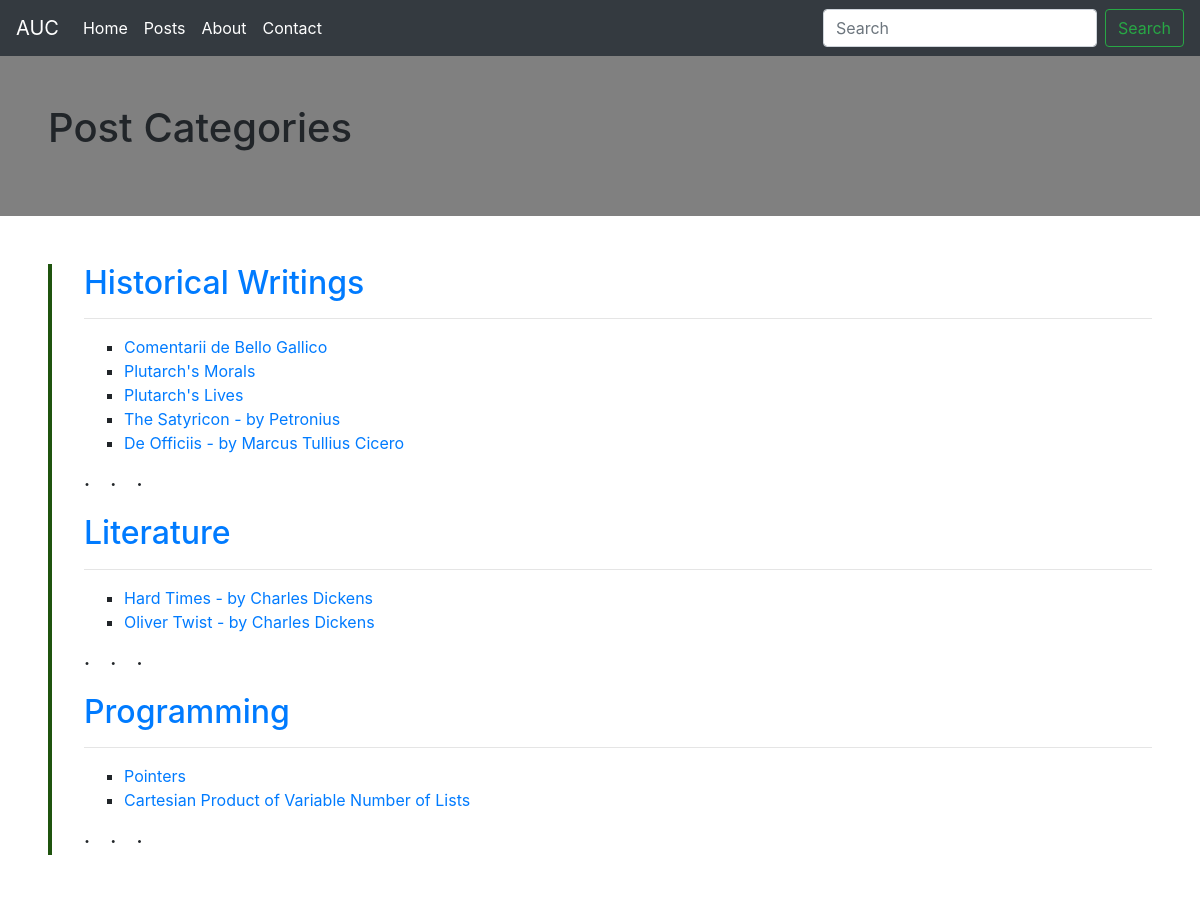
The page /posts/ on the database as committed earlier.
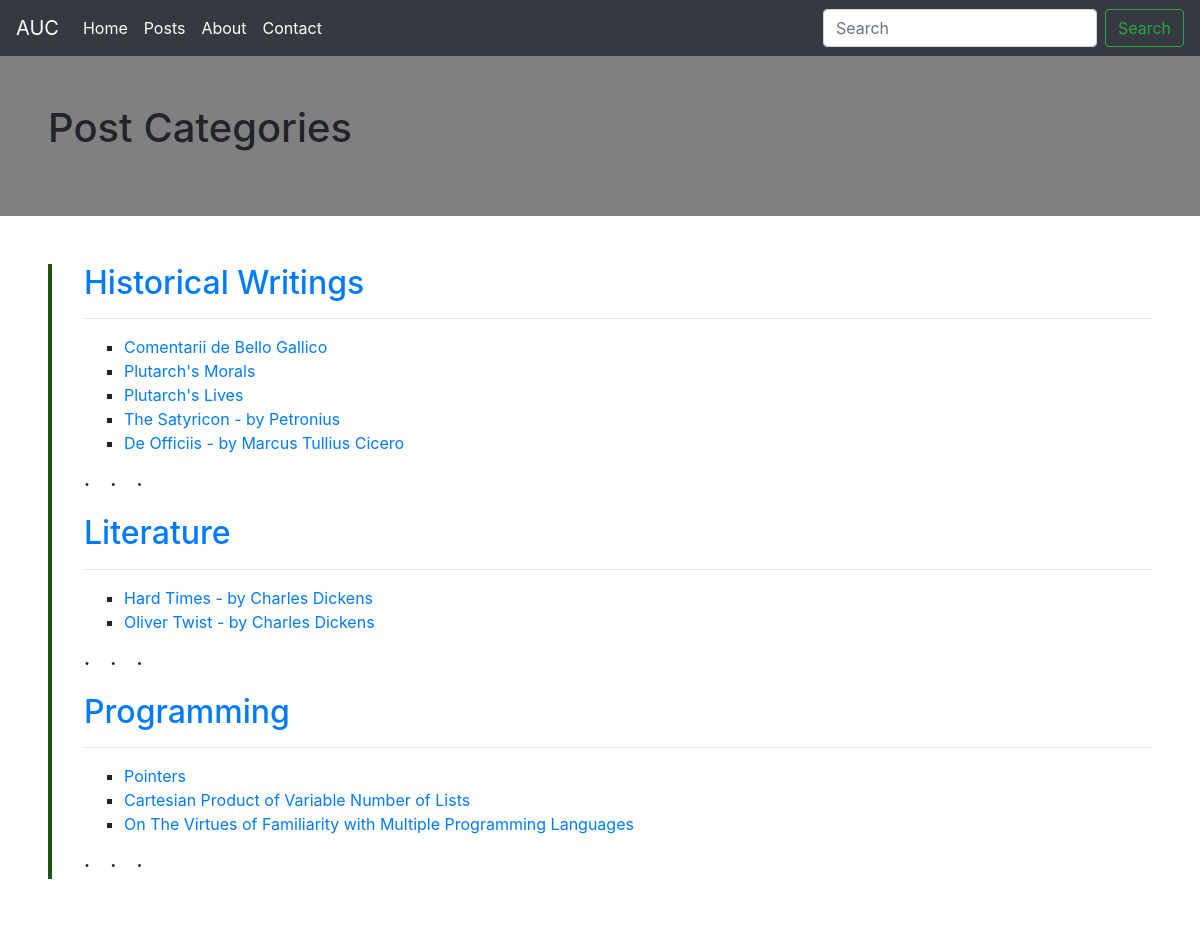
The same page on the database as committed later.
### posts/models.py (models this page shows, shortened)
class Category(models.Model):
    cat_name = models.CharField("Category Name",
            max_length=40,                        # the positional first argument (optional) sets an arbitrary verbose name to be displayed (e.g. on the Admin page)
            help_text="The name of a Section/Category you want to create for articles to be nested under. Useful for grouping related articles together")
    def __str__(self):
        return self.cat_name
    def get_absolute_url(self):
              return "/posts/cat/{}/".format(self.cat_name)

class Post(models.Model):
    title = models.CharField(max_length=150)
    body_text = RichTextField()   # use the ckeditor's wysiwyg admin interface
    author = models.ForeignKey(settings.AUTH_USER_MODEL,   #the FK here points to the built-in user model
        on_delete=models.CASCADE)
    publication_date = models.DateField( # check that this is a datefield before storage in the DB
            auto_now_add=True      # Automatically set the field to today when the object is first created.
            )
    section = models.ForeignKey(
            'Category',
            on_delete=models.CASCADE,
            default="Etc")
    tags = models.ManyToManyField(Tags)
    def __str__(self):     # if you don't set a str operator overloading method, the name of the post on the admin page will be post.object
        return "{}".format(self.title)
    def get_absolute_url(self):
        return "/posts/{}/".format(self.id)

### posts/views.py (the view)
# urls.py: path('', PostListView.as_view(), name='posts'),  #the as_view() method is Inherited by the PostListView class and it returns its template attribute
class PostListView(ListView):
    model = Post  # the model attribute is inherited from MultipleObjectMixin
    template_name = 'posts.html'  #this is another inherited attribute; this is what's returned by the .as_view() method that the class is qualified with when called in the urlconf
    context_object_name = 'all_posts_list' # change the name of the context variable inside templates; the fault would be object_list
    def get_context_data(self, **kwargs):
        context = super(PostListView, self).get_context_data(**kwargs)
        context['categories'] = Category.objects.all()
        return context

### templates/posts.html (shortened to what this page needs)
{% extends "basedoc.html" %}
{% block h1 %} Post Categories {% endblock h1 %}
{% block body %}
<div style="border-left: 4px #1F540E solid; padding-left:2em;">
{%for cat in categories %}
{%if cat.post_set.all%}
<h2><a href="{{cat.get_absolute_url}}">{{ cat }}</a></h2><hr>
<ul class="ul-custom">{%for associated_post in cat.post_set.all%} <li><a href="{{associated_post.get_absolute_url}}">{{ associated_post}}</a></li>{% endfor %} </ul>
	<p><b>&middot;</b>&nbsp;&nbsp;&nbsp;&nbsp;<b>&middot;</b>&nbsp;&nbsp;&nbsp;&nbsp;<b>&middot;</b>
<br>
{%endif%}
{% endfor %}
</div>
{% endblock body %}

Rows that differ between the two databases and show on the page:
added Post: title "On The Virtues of Familiarity with Multiple Programming Languages", shown under Category "Programming"
